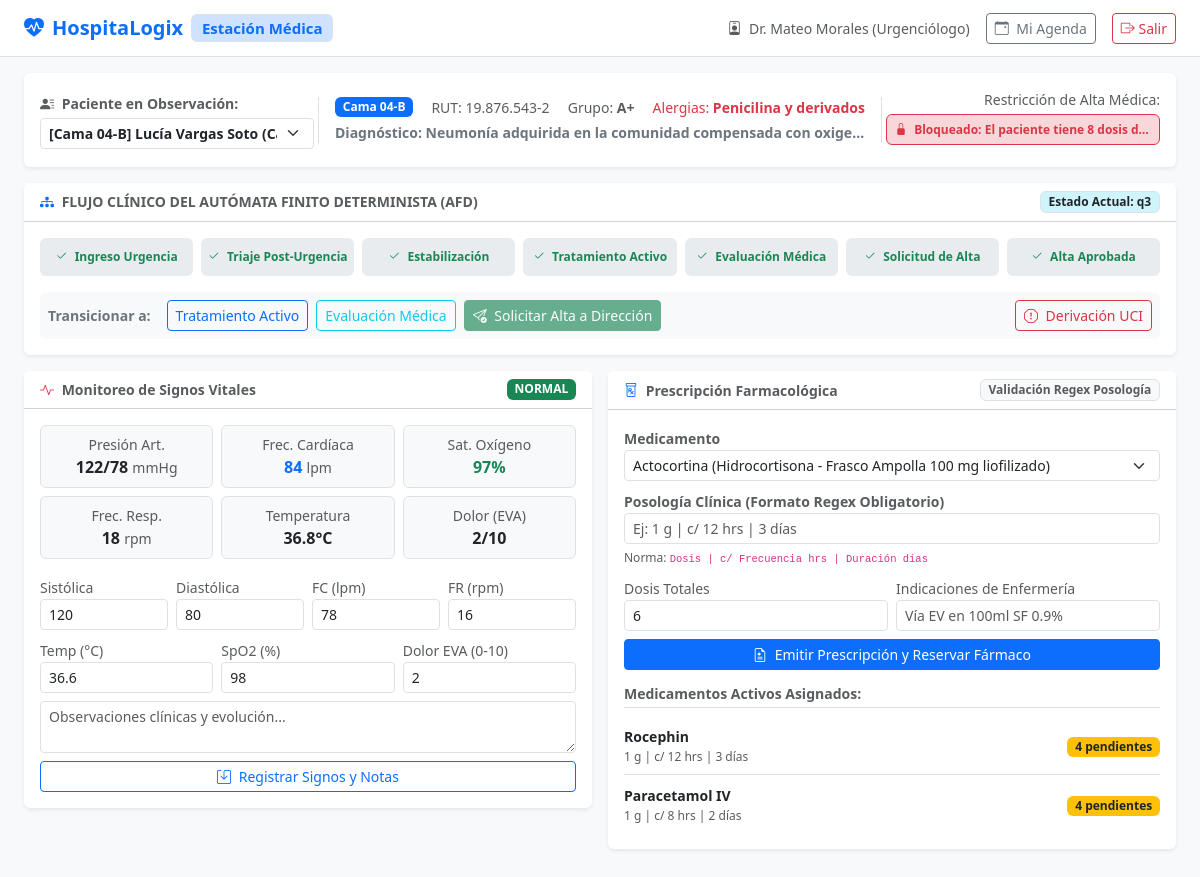
/backend-php/medico/dashboard.php?paciente_id=1 (signed in), run on the app's committed database.
### tables this page shows
CREATE TABLE `pacientes_detalle` (
    `id` INT UNSIGNED AUTO_INCREMENT PRIMARY KEY,
    `usuario_id` INT UNSIGNED NOT NULL UNIQUE,
    `numero_cama` VARCHAR(20) NOT NULL,
    `diagnostico_ingreso` TEXT NOT NULL,
    `fecha_ingreso` DATETIME NOT NULL DEFAULT CURRENT_TIMESTAMP,
    `grupo_sanguineo` VARCHAR(10) DEFAULT 'O+',
    `alergias` VARCHAR(255) DEFAULT 'Ninguna conocida',
    `estado_automata` ENUM(
        'q0',
        'q1',
        'q2',
        'q3',
        'q4',
        'q5'
    ) NOT NULL DEFAULT 'q2',
    `medico_asignado_id` INT UNSIGNED NULL,
    `tiempo_estimado_alta` DATETIME NULL,
    CONSTRAINT `fk_pacientes_usuario` FOREIGN KEY (`usuario_id`) REFERENCES `usuarios` (`id`) ON DELETE CASCADE,
    CONSTRAINT `fk_pacientes_medico` FOREIGN KEY (`medico_asignado_id`) REFERENCES `usuarios` (`id`) ON DELETE SET NULL
);

CREATE TABLE `usuarios` (
    `id` INT UNSIGNED AUTO_INCREMENT PRIMARY KEY,
    `rol_id` INT UNSIGNED NOT NULL,
    `nombre_completo` VARCHAR(150) NOT NULL,
    `email` VARCHAR(120) NOT NULL UNIQUE,
    `password_hash` VARCHAR(255) NOT NULL,
    `rut_dni` VARCHAR(20) NOT NULL UNIQUE,
    `telefono` VARCHAR(25) NULL,
    `activo` TINYINT(1) DEFAULT 1,
    `creado_en` TIMESTAMP DEFAULT CURRENT_TIMESTAMP,
    `actualizado_en` TIMESTAMP DEFAULT CURRENT_TIMESTAMP ON UPDATE CURRENT_TIMESTAMP,
    CONSTRAINT `fk_usuarios_rol` FOREIGN KEY (`rol_id`) REFERENCES `roles` (`id`) ON DELETE RESTRICT
);

CREATE TABLE `signos_vitales` (
    `id` INT UNSIGNED AUTO_INCREMENT PRIMARY KEY,
    `paciente_id` INT UNSIGNED NOT NULL,
    `medico_o_enfermero_id` INT UNSIGNED NOT NULL,
    `presion_sistolica` INT NOT NULL,
    `presion_diastolica` INT NOT NULL,
    `frecuencia_cardiaca` INT NOT NULL,
    `frecuencia_respiratoria` INT NOT NULL,
    `temperatura` DECIMAL(4,1) NOT NULL,
    `saturacion_oxigeno` INT NOT NULL,
    `nivel_dolor_eva` TINYINT UNSIGNED DEFAULT 0,
    `estado_alerta` ENUM('NORMAL', 'ALERTA_MODERADA', 'ALERTA_CRITICA') NOT NULL DEFAULT 'NORMAL',
    `comentarios_clinicos` TEXT NULL,
    `fecha_toma` DATETIME NOT NULL DEFAULT CURRENT_TIMESTAMP,
    CONSTRAINT `fk_signos_paciente` FOREIGN KEY (`paciente_id`) REFERENCES `pacientes_detalle` (`id`) ON DELETE CASCADE,
    CONSTRAINT `fk_signos_responsable` FOREIGN KEY (`medico_o_enfermero_id`) REFERENCES `usuarios` (`id`) ON DELETE RESTRICT
);

CREATE TABLE `prescripciones` (
    `id` INT UNSIGNED AUTO_INCREMENT PRIMARY KEY,
    `paciente_id` INT UNSIGNED NOT NULL,
    `medico_id` INT UNSIGNED NOT NULL,
    `medicamento_id` INT UNSIGNED NOT NULL,
    `posologia_formato` VARCHAR(120) NOT NULL COMMENT 'Formato Regex: Dosis | Frecuencia | Duracion',
    `dosis_totales` INT NOT NULL DEFAULT 1,
    `dosis_administradas` INT NOT NULL DEFAULT 0,
    `dosis_pendientes` INT NOT NULL DEFAULT 1,
    `indicaciones_especiales` TEXT NULL,
    `estado` ENUM('ACTIVA', 'SUSPENDIDA', 'FINALIZADA') NOT NULL DEFAULT 'ACTIVA',
    `fecha_prescripcion` DATETIME NOT NULL DEFAULT CURRENT_TIMESTAMP,
    CONSTRAINT `fk_presc_paciente` FOREIGN KEY (`paciente_id`) REFERENCES `pacientes_detalle` (`id`) ON DELETE CASCADE,
    CONSTRAINT `fk_presc_medico` FOREIGN KEY (`medico_id`) REFERENCES `usuarios` (`id`) ON DELETE RESTRICT,
    CONSTRAINT `fk_presc_medicamento` FOREIGN KEY (`medicamento_id`) REFERENCES `medicamentos` (`id`) ON DELETE RESTRICT,
    CONSTRAINT `chk_dosis_pendientes_no_negativas` CHECK (`dosis_pendientes` >= 0)
);

CREATE TABLE `medicamentos` (
    `id` INT UNSIGNED AUTO_INCREMENT PRIMARY KEY,
    `codigo` VARCHAR(30) NOT NULL UNIQUE,
    `nombre_comercial` VARCHAR(120) NOT NULL,
    `principio_activo` VARCHAR(120) NOT NULL,
    `presentacion` VARCHAR(80) NOT NULL,
    `stock_minimo` INT NOT NULL DEFAULT 10,
    `creado_en` TIMESTAMP DEFAULT CURRENT_TIMESTAMP
);

### backend-php/medico/dashboard.php (the view, shortened to what the rows shown need)
<?php
$pdo = Database::getConnection();
$pacienteSeleccionadoId = isset($_GET['paciente_id']) ? (int) $_GET['paciente_id'] : 0;
$stmtCurPac = $pdo->prepare("
    SELECT p.*, u.nombre_completo, u.rut_dni, u.telefono
    FROM pacientes_detalle p
    JOIN usuarios u ON p.usuario_id = u.id
    WHERE p.id = ?
");
$stmtCurPac->execute([$pacienteSeleccionadoId]);
$pacienteActivo = $stmtCurPac->fetch();
$stmtUltSignos = $pdo->prepare("SELECT * FROM signos_vitales WHERE paciente_id = ? ORDER BY fecha_toma DESC LIMIT 5");
$stmtUltSignos->execute([$pacienteSeleccionadoId]);
$historialSignos = $stmtUltSignos->fetchAll();
$signoMasReciente = $historialSignos[0] ?? null;
$stmtPrescripciones = $pdo->prepare("
    SELECT pr.*, m.nombre_comercial, m.principio_activo, m.presentacion
    FROM prescripciones pr
    JOIN medicamentos m ON pr.medicamento_id = m.id
    WHERE pr.paciente_id = ?
    ORDER BY pr.fecha_prescripcion DESC
");
$stmtPrescripciones->execute([$pacienteSeleccionadoId]);
$prescripcionesPaciente = $stmtPrescripciones->fetchAll();
?>
<!DOCTYPE html>
<html lang="es">
<head>
    <link href="https://cdn.jsdelivr.net/npm/bootstrap@5.3.3/dist/css/bootstrap.min.css" rel="stylesheet">
    <link rel="stylesheet" href="https://cdn.jsdelivr.net/npm/bootstrap-icons@1.11.3/font/bootstrap-icons.min.css">
</head>
<body class="bg-light">
<div class="container-fluid px-4 py-3">
    <div class="card border-0 shadow-sm p-3 mb-3 bg-white">
        <div class="row align-items-center g-2">
            <div class="col-md-6 border-start border-end px-3">
                <div class="d-flex justify-content-between align-items-center mb-1">
                    <span class="badge bg-primary"><?= htmlspecialchars($pacienteActivo['numero_cama']) ?></span>
                    <span class="small text-muted">RUT: <?= htmlspecialchars($pacienteActivo['rut_dni']) ?></span>
                    <span class="small text-muted">Grupo: <strong><?= htmlspecialchars($pacienteActivo['grupo_sanguineo']) ?></strong></span>
                    <span class="small text-danger">Alergias: <strong><?= htmlspecialchars($pacienteActivo['alergias']) ?></strong></span>
                </div>
                <div class="small fw-semibold text-truncate text-secondary">
                    Diagnóstico: <?= htmlspecialchars($pacienteActivo['diagnostico_ingreso']) ?>
                </div>
            </div>
        </div>
    </div>
    <div class="card border-0 shadow-sm mb-3">
        <div class="card-header bg-white py-2 d-flex justify-content-between align-items-center">
            <span class="small fw-bold text-uppercase text-muted"><i class="bi bi-diagram-3-fill text-primary me-1"></i> Flujo Clínico del Autómata Finito Determinista (AFD)</span>
            <span class="badge bg-info-subtle text-dark border">Estado Actual: <?= htmlspecialchars($pacienteActivo['estado_automata']) ?></span>
        </div>
    </div>
    <div class="row g-3">
        <div class="col-lg-6">
            <div class="card border-0 shadow-sm mb-3">
                <div class="card-header bg-white py-2 d-flex justify-content-between align-items-center">
                    <span class="fw-bold small text-muted"><i class="bi bi-activity text-danger me-1"></i> Monitoreo de Signos Vitales</span>
                    <?php if ($signoMasReciente): ?>
                        <span class="badge <?= $signoMasReciente['estado_alerta'] === 'NORMAL' ? 'bg-success' : 'bg-danger' ?>">
                            <?= $signoMasReciente['estado_alerta'] ?>
                        </span>
                    <?php endif; ?>
                </div>
                <div class="card-body p-3">
                    <?php if ($signoMasReciente): ?>
                        <div class="row text-center g-2 mb-3">
                            <div class="col-4">
                                <div class="p-2 border rounded bg-light">
                                    <small class="text-muted d-block">Presión Art.</small>
                                    <strong class="tabular-nums fs-6"><?= $signoMasReciente['presion_sistolica'] ?>/<?= $signoMasReciente['presion_diastolica'] ?></strong> <small class="text-muted">mmHg</small>
                                </div>
                            </div>
                            <div class="col-4">
                                <div class="p-2 border rounded bg-light">
                                    <small class="text-muted d-block">Frec. Cardíaca</small>
                                    <strong class="tabular-nums fs-6 <?= $signoMasReciente['frecuencia_cardiaca'] > 100 ? 'text-danger' : 'text-primary' ?>"><?= $signoMasReciente['frecuencia_cardiaca'] ?></strong> <small class="text-muted">lpm</small>
                                </div>
                            </div>
                            <div class="col-4">
                                <div class="p-2 border rounded bg-light">
                                    <small class="text-muted d-block">Sat. Oxígeno</small>
                                    <strong class="tabular-nums fs-6 <?= $signoMasReciente['saturacion_oxigeno'] < 94 ? 'text-danger' : 'text-success' ?>"><?= $signoMasReciente['saturacion_oxigeno'] ?>%</strong>
                                </div>
                            </div>
                            <div class="col-4">
                                <div class="p-2 border rounded bg-light">
                                    <small class="text-muted d-block">Frec. Resp.</small>
                                    <strong class="tabular-nums fs-6"><?= $signoMasReciente['frecuencia_respiratoria'] ?></strong> <small class="text-muted">rpm</small>
                                </div>
                            </div>
                            <div class="col-4">
                                <div class="p-2 border rounded bg-light">
                                    <small class="text-muted d-block">Temperatura</small>
                                    <strong class="tabular-nums fs-6 <?= $signoMasReciente['temperatura'] >= 38 ? 'text-danger' : '' ?>"><?= $signoMasReciente['temperatura'] ?>°C</strong>
                                </div>
                            </div>
                            <div class="col-4">
                                <div class="p-2 border rounded bg-light">
                                    <small class="text-muted d-block">Dolor (EVA)</small>
                                    <strong class="tabular-nums fs-6"><?= $signoMasReciente['nivel_dolor_eva'] ?>/10</strong>
                                </div>
                            </div>
                        </div>
                    <?php endif; ?>
                </div>
            </div>
        </div>
        <div class="col-lg-6">
            <div class="card border-0 shadow-sm mb-3">
                <div class="card-body p-3">
                    <?php if (empty($prescripcionesPaciente)): ?>
                        <p class="small text-muted mb-0">Sin prescripciones vigentes.</p>
                    <?php else: ?>
                        <div class="list-group list-group-flush">
                            <?php foreach ($prescripcionesPaciente as $pr): ?>
                                <div class="list-group-item px-0 py-2 d-flex justify-content-between align-items-center">
                                    <div>
                                        <strong class="small"><?= htmlspecialchars($pr['nombre_comercial']) ?></strong>
                                        <div class="text-muted" style="font-size: 0.75rem;"><?= htmlspecialchars($pr['posologia_formato']) ?></div>
                                    </div>
                                    <div class="text-end">
                                        <span class="badge <?= $pr['dosis_pendientes'] > 0 ? 'bg-warning text-dark' : 'bg-success' ?>">
                                            <?= $pr['dosis_pendientes'] ?> pendientes
                                        </span>
                                    </div>
                                </div>
                            <?php endforeach; ?>
                        </div>
                    <?php endif; ?>
                </div>
            </div>
        </div>
    </div>
</div>
</body>
</html>

### data on the page
pacientes_detalle: numero_cama "Cama 04-B", usuario.rut_dni "19.876.543-2", grupo_sanguineo "A+", alergias "Penicilina y derivados", diagnostico_ingreso "Neumonía adquirida en la comunidad compensada con oxige…", estado_automata "q3"
signos_vitales: estado_alerta "NORMAL", presion_sistolica "122", presion_diastolica "78", frecuencia_cardiaca "84", saturacion_oxigeno "97", frecuencia_respiratoria "18", temperatura "36.8", nivel_dolor_eva "2"
prescripciones: medicamento.nombre_comercial "Rocephin", posologia_formato "1 g | c/ 12 hrs | 3 días", dosis_pendientes "4"
prescripciones: medicamento.nombre_comercial "Paracetamol IV", posologia_formato "1 g | c/ 8 hrs | 2 días", dosis_pendientes "4"

### other printed values
$_SESSION['nombre_completo'] "Dr. Mateo Morales (Urgenciólogo)"
$guardaAlta['motivo'] "El paciente tiene 8 dosis d…"
$etiqueta "Ingreso Urgencia"
$etiqueta "Triaje Post-Urgencia"
$etiqueta "Estabilización"
$etiqueta "Tratamiento Activo"
$etiqueta "Evaluación Médica"
$etiqueta "Solicitud de Alta"
$etiqueta "Alta Aprobada"
form field medicamento_id "Actocortina (Hidrocortisona - Frasco Ampolla 100 mg liofilizado)"
